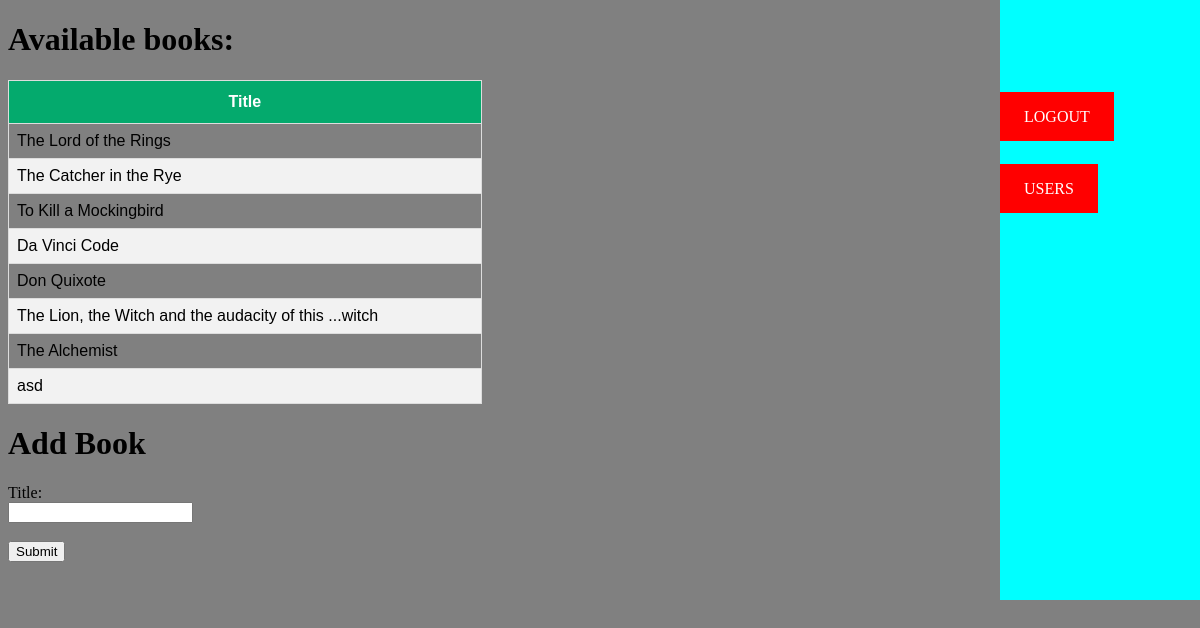
The page / (signed in) on the database its author committed.
### tables this page shows
CREATE TABLE books (title TEXT);

### app.py (the view)
@app.route('/')
def index():
    if not('user' in session):
        return render_template('login_page.html')
    books = query_db("select * from books")
    user = session['current_user']
    return render_template('index.html', books = books) + render_template('user_panel.html', currentPage = 'index', user = user)

### app.py (called while the page is built)
def get_db():
    db = getattr(g, '_database', None)
    if db is None:
        db = g._database = sqlite3.connect(DATABASE)
    return db

@app.teardown_appcontext
def close_connection(exception):
    db = getattr(g, '_database', None)
    if db is not None:
        db.close()

def query_db(query, args=(), one=False):
    cur = get_db().execute(query, args)
    rv = cur.fetchall()
    cur.close()
    return (rv[0] if rv else None) if one else rv

### templates/index.html (shortened to what this page needs)
{% extends "layout.html" %}
{% block content %}
<h1>    Available books:    </h1>
<table id="books">
    <tr><th>  Title  </th></tr>
    <tbody>
        {% for book in books%}
        <tr><td>  {{book[0]}}  </td></tr>
        {% endfor %}
    </tbody>
</table>
<h1>
    Add Book
</h1>
<form action="/" method="post" name="book_form">
    <label for="title"> Title: </label><br>
    <input type="text" id="title" name="title"><br><br>
    <input type="submit" value="Submit">
</form>
{% endblock %}

### templates/index.html (style rules this page uses)
#books { font-family: Arial, Helvetica, sans-serif; border-collapse: collapse; width: 40%; }
#books td, #books th { border: 1px solid #ddd; padding: 8px; }
#books tr:nth-child(even) { background-color: #f2f2f2; }
#books th { padding-top: 12px; padding-bottom: 12px; text-align: center; background-color: #04AA6D; color: white; }

### templates/layout.html (style rules this page uses)
body { background-color: gray; }

### rows shown on the page
books: title "The Lord of the Rings"
books: title "The Catcher in the Rye"
books: title "To Kill a Mockingbird"
books: title "Da Vinci Code"
books: title "Don Quixote"
books: title "The Lion, the Witch and the audacity of this ...witch"
books: title "The Alchemist"
books: title "asd"
